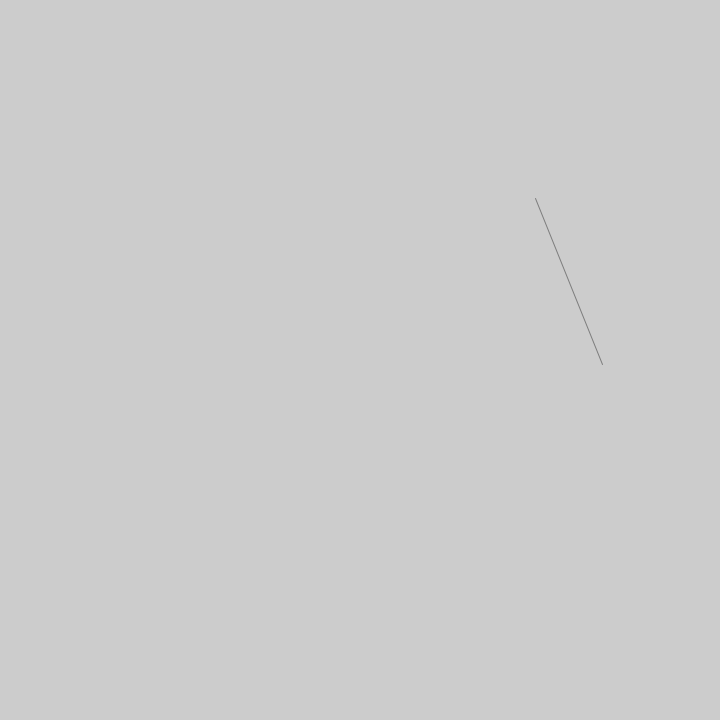
Frame 1 (no input)
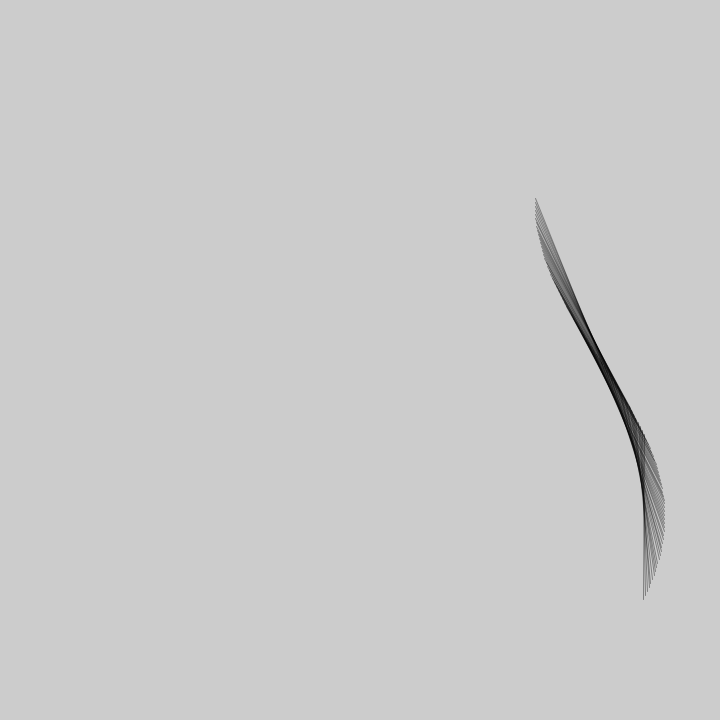
Frame 60 (the mouse pressed at the canvas centre just before this capture)
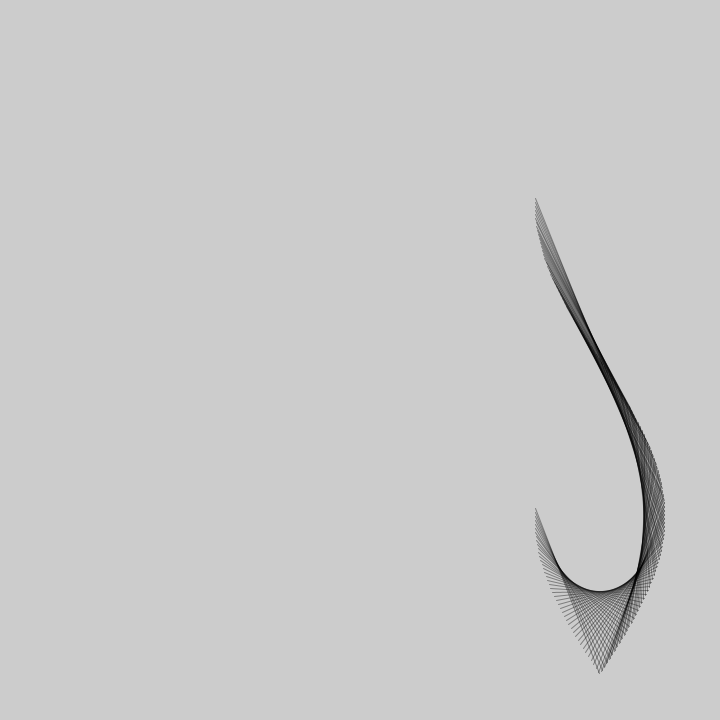
Frame 120 (the mouse held since frame 60 and released just before this capture)

The Processing sketch that drew these frames (run headless with seeded random() and noise(); from frame 60 on, the mouse is pressed at the canvas centre):

// Processing sketch: sketch_10142020_FigureEightGenerates
// ── sketch_10142020_FigureEightGenerates.pde
float t,X,Y,T;int s;
void setup(){size(720,720);stroke(0,99);}
void draw(){
t+=.02;
if(t%7>TAU)
copy(s=int(t%7)/3,0,720,720,-s,0,720,720); 
else
line(cos(t)*sin(t)*130+600,asin(sin(t))*200+360,cos(T=t+noise(int(t/7))*9)*sin(T)*130+600,asin(sin(T))*200+360);
}
